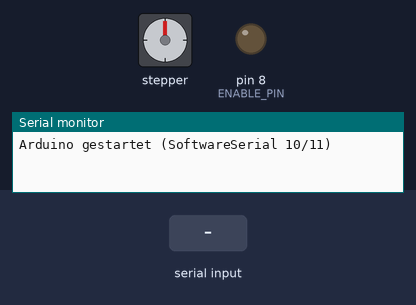
Simulated run of this sketch. Board: Arduino Uno, built with avr-gcc and run on an emulated ATmega328P. On the bench: stepper motor, output pins drawn as LEDs (lit = HIGH), the last lines printed to the serial monitor. Inputs (shaded band) come from the test bench. Stepper angles assume 200 steps per turn.

Above: at 1.2 s.
1.3 s: "90,45,200\n" received over the second serial link
At 1.45 s:
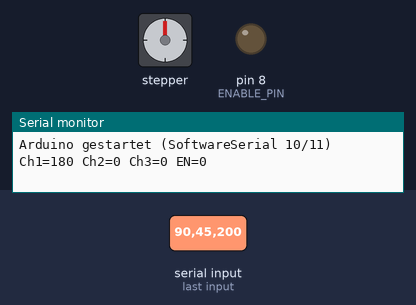
At 2.06 s:
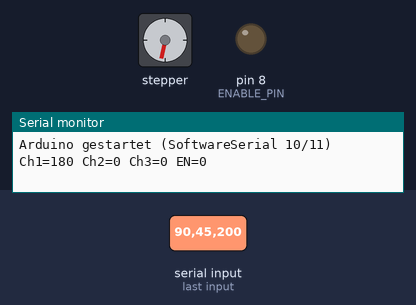
Timing chart, 0 to 16.3 s (numbered marks = the images above; inputs shaded):
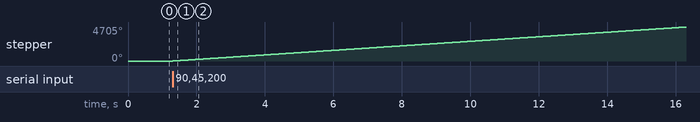

The sketch:

Test-5.1.ino
```cpp
#include <SoftwareSerial.h>
#include <AccelStepper.h>

#define ENABLE_PIN 8
#define RX_PIN 10   // ESP32 TX → Arduino RX
#define TX_PIN 11   // optional
#define SPEED 2000

AccelStepper stepperX(AccelStepper::DRIVER, 2, 5);
AccelStepper stepperY(AccelStepper::DRIVER, 3, 6);
AccelStepper stepperZ(AccelStepper::DRIVER, 4, 7);

int c[4] = {0,0,0, 0};
int EN = 0;

SoftwareSerial mySerial(RX_PIN, TX_PIN); // RX, TX
char inputBuffer[32];
byte bufferIndex = 0;
unsigned long lastRead = 0;

int applyDeadzone(int value, int dz) {
  return (abs(value) < dz) ? 0 : value;
}

void setup() {
  Serial.begin(115200);
  mySerial.begin(19200);

  pinMode(ENABLE_PIN, OUTPUT);

  stepperX.setMaxSpeed(SPEED); stepperY.setMaxSpeed(SPEED); stepperZ.setMaxSpeed(SPEED);
  stepperX.setAcceleration(150); stepperY.setAcceleration(150); stepperZ.setAcceleration(150);

  Serial.println("Arduino gestartet (SoftwareSerial 10/11)");
}

void readSerial() {
  while (mySerial.available()) {
    char incoming = mySerial.read();

    if (incoming == '\n') {
      inputBuffer[bufferIndex] = 0;
      bufferIndex = 0;

      int t1, t2, t3;
      int parsed = sscanf(inputBuffer, "%d,%d,%d", &t1,&t2,&t3);

      if (parsed == 3) {
        c[1] = applyDeadzone(t1,80); c[1] = map(c[1],-1000,1000,-SPEED,SPEED);
        c[2] = applyDeadzone(t2,50); c[2] = map(c[2],-1000,1000,-SPEED,SPEED);
        c[3]=t3;
        if(c[3]>0){
          c[3]=0;
        }
        else{
          c[3]=1;
          EN=0;
        }

        if(c[3] == 0){  if(c[1]!=0 || c[2]!= 0){
          EN=0;
        }
        else{
          EN=1;
        }
        }
        Serial.print("Ch1="); Serial.print(c[1]);
        Serial.print(" Ch2="); Serial.print(c[2]);
        Serial.print(" Ch3="); Serial.print(c[3]);
        Serial.print(" EN="); Serial.println(EN);
      }
    } else {
      if(bufferIndex < sizeof(inputBuffer)-1) inputBuffer[bufferIndex++] = incoming;
    }
  }
}

void updateSteppers() {
  digitalWrite(ENABLE_PIN, EN);
  stepperX.setSpeed(c[1]); stepperX.runSpeed();
  stepperY.setSpeed(c[2]); stepperY.runSpeed();
}

void loop() {
  if(millis()-lastRead>=50){
    lastRead=millis();
    readSerial();
  }
  updateSteppers();
}
```

Measured:
- after the input at 1.3 s, stepper: keeps turning clockwise at about 314°/s, starting at once
